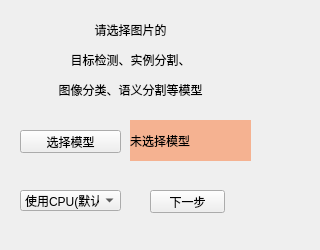
<?xml version="1.0" encoding="UTF-8"?>
<ui version="4.0">
 <class>Set_Model_select</class>
 <widget class="QWidget" name="Set_Model_select">
  <property name="geometry">
   <rect>
    <x>0</x>
    <y>0</y>
    <width>320</width>
    <height>250</height>
   </rect>
  </property>
  <property name="minimumSize">
   <size>
    <width>320</width>
    <height>250</height>
   </size>
  </property>
  <property name="maximumSize">
   <size>
    <width>320</width>
    <height>250</height>
   </size>
  </property>
  <property name="windowTitle">
   <string>Form</string>
  </property>
  <widget class="QLabel" name="Select_Model_tip">
   <property name="geometry">
    <rect>
     <x>50</x>
     <y>10</y>
     <width>161</width>
     <height>101</height>
    </rect>
   </property>
   <property name="text">
    <string>&lt;html&gt;&lt;head/&gt;&lt;body&gt;&lt;p&gt;请选择图片的&lt;/p&gt;&lt;p&gt;目标检测、实例分割、&lt;/p&gt;&lt;p&gt;图像分类、语义分割等模型&lt;/p&gt;&lt;/body&gt;&lt;/html&gt;</string>
   </property>
   <property name="alignment">
    <set>Qt::AlignCenter</set>
   </property>
   <property name="wordWrap">
    <bool>true</bool>
   </property>
  </widget>
  <widget class="QPushButton" name="Bt_select_model">
   <property name="geometry">
    <rect>
     <x>20</x>
     <y>130</y>
     <width>101</width>
     <height>23</height>
    </rect>
   </property>
   <property name="text">
    <string>选择模型</string>
   </property>
  </widget>
  <widget class="QPushButton" name="next_set">
   <property name="geometry">
    <rect>
     <x>150</x>
     <y>190</y>
     <width>75</width>
     <height>23</height>
    </rect>
   </property>
   <property name="text">
    <string>下一步</string>
   </property>
  </widget>
  <widget class="QLabel" name="model_dir">
   <property name="geometry">
    <rect>
     <x>130</x>
     <y>120</y>
     <width>121</width>
     <height>41</height>
    </rect>
   </property>
   <property name="styleSheet">
    <string notr="true">background-color: rgba(255, 85, 0, 100);</string>
   </property>
   <property name="text">
    <string>未选择模型</string>
   </property>
   <property name="wordWrap">
    <bool>true</bool>
   </property>
  </widget>
  <widget class="QComboBox" name="combobox_use_gpu">
   <property name="geometry">
    <rect>
     <x>20</x>
     <y>190</y>
     <width>101</width>
     <height>21</height>
    </rect>
   </property>
   <item>
    <property name="text">
     <string>使用CPU(默认)</string>
    </property>
   </item>
   <item>
    <property name="text">
     <string>使用GPU</string>
    </property>
   </item>
  </widget>
 </widget>
 <resources/>
 <connections>
  <connection>
   <sender>next_set</sender>
   <signal>clicked()</signal>
   <receiver>Set_Model_select</receiver>
   <slot>close()</slot>
   <hints>
    <hint type="sourcelabel">
     <x>164</x>
     <y>202</y>
    </hint>
    <hint type="destinationlabel">
     <x>214</x>
     <y>202</y>
    </hint>
   </hints>
  </connection>
 </connections>
</ui>
